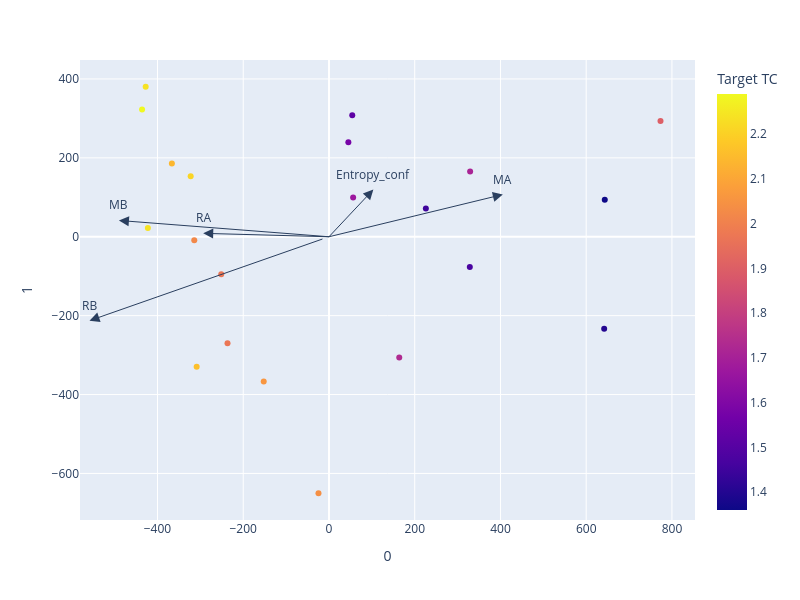

Notebook cell for this chart:
### Code cell
# Generate PCA plot
fig = px.scatter(plot_df, x='0', y='1', color='Target TC', hover_name='Comp', hover_data=['RA', 'RB', 'MA', 'MB', 'Entropy_conf', 'Target TC'])

for feature, corr_val in corr_df.iterrows():
    fig.add_annotation(
        ax=0, ay=0,
        axref="x", ayref="y",
        x=corr_val['PC1']*scaling_factor,
        y=corr_val['PC2']*scaling_factor,
        showarrow=True,
        arrowsize=2,
        arrowhead=2,
        xanchor="right",
        yanchor="top"
    )
    fig.add_annotation(
        x=corr_val['PC1']*scaling_factor,
        y=corr_val['PC2']*scaling_factor,
        ax=0, ay=0,
        xanchor="center",
        yanchor="bottom",
        text=feature,
        yshift=5
    )

fig.update_layout(
    width=800, height=600
)

fig.show()
#fig.write_html(results_dir + '\\' + f"{filename}_PCA-plot.html")

### Figure 1 — Plotly figure (JSON) as saved in the notebook; plotly's stock layout.template omitted (floating-point values rounded to 4 significant figures)
{"data": [{"customdata": [[1.16, 0.72, 138.9, 91.22, 0.1713, 2.14], [1.079, 0.72, 150.4, 91.22, 0.1713, 2.04], [1.16, 0.715, 138.9, 134.9, 0.8014, 2.29], [1.079, 0.6813, 150.4, 109.1, 1.432, 1.73], [1.053, 0.6813, 157.2, 109.1, 1.432, 1.58], [1.066, 0.6783, 153.8, 105.9, 1.8, 1.47], [1.06, 0.6783, 154.6, 105.9, 1.8, 1.52], [1.06, 0.7067, 139.9, 129.5, 1.8, 2.24], [1.06, 0.7067, 154.6, 129.5, 1.8, 2.24], [1.076, 0.715, 141.4, 134.9, 1.8, 2.16], [1.066, 0.715, 153.2, 134.9, 1.8, 1.97], [1.066, 0.7067, 153.2, 129.5, 2.169, 2.21], [1.066, 0.6813, 153.2, 109.1, 2.43, 1.67], [1.046, 0.6813, 158.2, 109.1, 2.692, 1.45], [1.066, 0.6558, 153.2, 88.67, 2.3, 1.71], [1.066, 0.6304, 153.2, 68.27, 1.931, 1.9], [1.046, 0.66, 158.2, 91.36, 2.377, 1.36], [1.056, 0.6625, 156.0, 69.55, 1.313, 1.4], [1.111, 0.72, 145.1, 91.22, 1.634, 2.06], [1.081, 0.715, 146.2, 134.9, 2.57, 1.97], [1.081, 0.7067, 146.2, 129.5, 2.939, 2.02]], "hovertemplate": "<b>%{hovertext}</b><br><br>0=%{x}<br>1=%{y}<br>RA=%{customdata[0]}<br>RB=%{customdata[1]}<br>MA=%{customdata[2]}<br>MB=%{customdata[3]}<br>Entropy_conf=%{customdata[4]}<br>Target TC=%{marker.color}<extra></extra>", "hovertext": ["La2Zr2O7", "Sm2Zr2O7", "La2(Zr1/2Hf1/2)2O7", "Sm2(Zr1/4Hf1/4Sn1/4Ti1/4)2O7", "Gd2(Zr1/4Hf1/4Sn1/4Ti1/4)2O7", "(Sm1/2Gd1/2)2(Zr1/3Hf1/3Ti1/3)2O7", "(Gd1/2Eu1/2)2(Zr1/3Hf1/3Ti1/3)2O7", "(La1/2Pr1/2)2(Zr1/3Hf1/3Sn1/3)2O7", "(Gd1/2Eu1/2)2(Zr1/3Hf1/3Sn1/3)2O7", "(La1/3Nd1/3Pr1/3)2(Zr1/2Hf1/2)2O7", "(Sm1/3Gd1/3Eu1/3)2(Zr1/2Hf1/2)2O7", "(Sm1/3Gd1/3Eu1/3)2(Zr1/3Hf1/3Sn1/3)2O7", "(Sm1/3Gd1/3Eu1/3)2(Zr1/4Hf1/4Sn1/4Ti1/4)2O7", "(Sm1/4Gd1/4Eu1/4Yb1/4)2(Zr1/4Hf1/4Sn1/4Ti1/4)2O7", "(Sm1/3Gd1/3Eu1/3)2(Zr1/6Hf1/6Sn1/6Ti1/2)2O7", "(Sm1/3Gd1/3Eu1/3)2(Zr1/12Hf1/12Sn1/12Ti3/4)2O7", "(Sm1/4Gd1/4Eu1/4Yb1/4)2(Zr1/4Hf1/4Ti1/2)2O7", "(Sm3/4Yb1/4)2(Zr1/2Ti1/2)2O7", "(La1/5Nd1/5Sm1/5Eu1/5Ce1/5)2Zr2O7", "(La1/7Nd1/7Sm1/7Gd1/7Eu1/7Pr1/7Ce1/7)2(Zr1/2Hf1/2)2O7", "(La1/7Nd1/7Sm1/7Gd1/7Eu1/7Pr1/7Ce1/7)2(Zr1/3Hf1/3Sn1/3)2O7"], "legendgroup": "", "marker": {"color": [2.14, 2.04, 2.29, 1.73, 1.58, 1.47, 1.52, 2.24, 2.24, 2.16, 1.97, 2.21, 1.67, 1.45, 1.71, 1.9, 1.36, 1.4, 2.06, 1.97, 2.02], "coloraxis": "coloraxis", "symbol": "circle"}, "mode": "markers", "name": "", "orientation": "v", "showlegend": false, "type": "scatter", "x": [-366.4, -24.47, -435.9, 163.9, 45.21, 328.5, 54.31, -422.4, -427.5, -308.6, -251.3, -322.6, 56.38, 226.0, 329.3, 773.3, 643.3, 641.9, -152.2, -236.6, -314.1], "xaxis": "x", "y": [185.8, -650.2, 322.9, -305.9, 239.8, -76.49, 308.2, 21.97, 380.2, -329.2, -95.1, 153.4, 99.25, 71.38, 165.5, 293.5, 93.94, -233.3, -366.6, -270.2, -8.995], "yaxis": "y"}], "layout": {"annotations": [{"arrowhead": 2, "arrowsize": 2, "ax": 0, "axref": "x", "ay": 0, "ayref": "y", "showarrow": true, "x": -293.3, "xanchor": "right", "y": 8.695, "yanchor": "top"}, {"ax": 0, "ay": 0, "text": "RA", "x": -293.3, "xanchor": "center", "y": 8.695, "yanchor": "bottom", "yshift": 5}, {"arrowhead": 2, "arrowsize": 2, "ax": 0, "axref": "x", "ay": 0, "ayref": "y", "showarrow": true, "x": -558.6, "xanchor": "right", "y": -212.7, "yanchor": "top"}, {"ax": 0, "ay": 0, "text": "RB", "x": -558.6, "xanchor": "center", "y": -212.7, "yanchor": "bottom", "yshift": 5}, {"arrowhead": 2, "arrowsize": 2, "ax": 0, "axref": "x", "ay": 0, "ayref": "y", "showarrow": true, "x": 405.5, "xanchor": "right", "y": 107.0, "yanchor": "top"}, {"ax": 0, "ay": 0, "text": "MA", "x": 405.5, "xanchor": "center", "y": 107.0, "yanchor": "bottom", "yshift": 5}, {"arrowhead": 2, "arrowsize": 2, "ax": 0, "axref": "x", "ay": 0, "ayref": "y", "showarrow": true, "x": -489.9, "xanchor": "right", "y": 41.3, "yanchor": "top"}, {"ax": 0, "ay": 0, "text": "MB", "x": -489.9, "xanchor": "center", "y": 41.3, "yanchor": "bottom", "yshift": 5}, {"arrowhead": 2, "arrowsize": 2, "ax": 0, "axref": "x", "ay": 0, "ayref": "y", "showarrow": true, "x": 103.5, "xanchor": "right", "y": 119.7, "yanchor": "top"}, {"ax": 0, "ay": 0, "text": "Entropy_conf", "x": 103.5, "xanchor": "center", "y": 119.7, "yanchor": "bottom", "yshift": 5}], "coloraxis": {"colorbar": {"title": {"text": "Target TC"}}, "colorscale": [[0, "#0d0887"], [0.1111, "#46039f"], [0.2222, "#7201a8"], [0.3333, "#9c179e"], [0.4444, "#bd3786"], [0.5556, "#d8576b"], [0.6667, "#ed7953"], [0.7778, "#fb9f3a"], [0.8889, "#fdca26"], [1, "#f0f921"]]}, "height": 600, "legend": {"tracegroupgap": 0}, "margin": {"t": 60}, "width": 800, "xaxis": {"anchor": "y", "domain": [0, 1], "title": {"text": "0"}}, "yaxis": {"anchor": "x", "domain": [0, 1], "title": {"text": "1"}}}}
